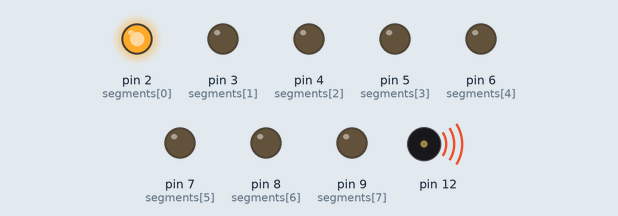
Simulated run of this sketch. Board: Arduino Uno, built with avr-gcc and run on an emulated ATmega328P. Shown: output pins drawn as LEDs (lit = HIGH), buzzer (waves = sounding).

Above: at 0.1 s.
At 1.6 s:
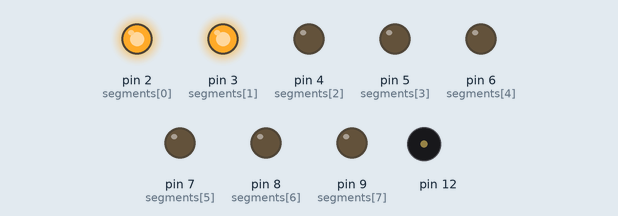
At 2.6 s:
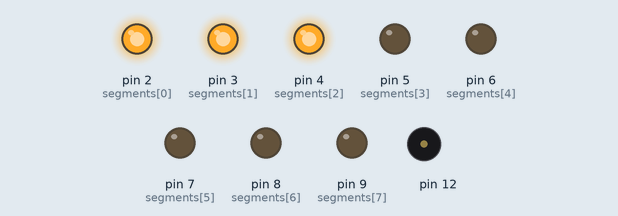
At 3.6 s:
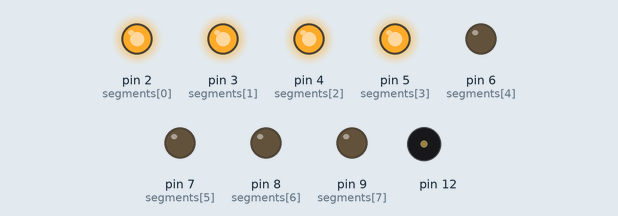
At 5.6 s:
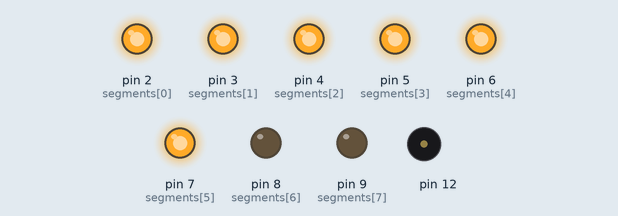
At 7.6 s:
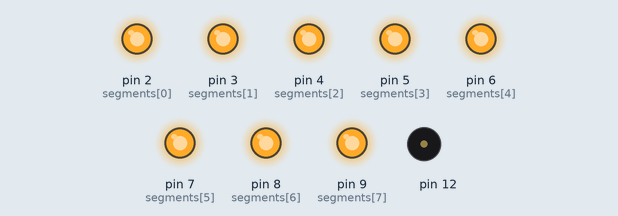
Timing chart, 0 to 9.1 s (numbered marks = the images above):
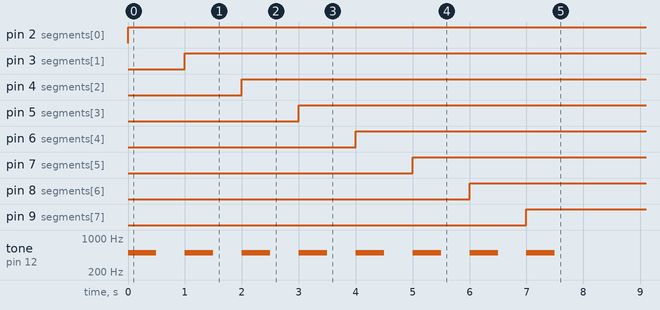

The sketch:

Seven_Segment_Display.ino
```cpp
int segments [] = {2, 3, 4, 5, 6, 7, 8, 9};

void setup() {
  pinMode(2, OUTPUT);
  pinMode(3, OUTPUT);
  pinMode(4, OUTPUT);
  pinMode(5, OUTPUT);
  pinMode(6, OUTPUT);
  pinMode(7, OUTPUT);
  pinMode(8, OUTPUT);
  pinMode(9, OUTPUT);
  pinMode(10, INPUT);
  pinMode(12, OUTPUT);
  Serial.begin(9600);
}

void(* reset) (void) = 0;

int index = 0;
void loop() {
  if (index < 8) {
    digitalWrite(segments[index], HIGH);
    index++;
    tone(12, 500);
    delay(500);
    noTone(12);
  }
  delay(500);
}
```

Measured:
- by itself, pin 2 (segments[0]): LOW → HIGH at 0.00 s
- by itself, pin 3 (segments[1]): LOW → HIGH at 1.0 s
- by itself, pin 4 (segments[2]): LOW → HIGH at 2.0 s
- by itself, pin 5 (segments[3]): LOW → HIGH at 3.0 s
- by itself, pin 6 (segments[4]): LOW → HIGH at 4.0 s
- by itself, pin 7 (segments[5]): LOW → HIGH at 5.0 s
- by itself, pin 8 (segments[6]): LOW → HIGH at 6.0 s
- by itself, pin 9 (segments[7]): LOW → HIGH at 7.0 s
